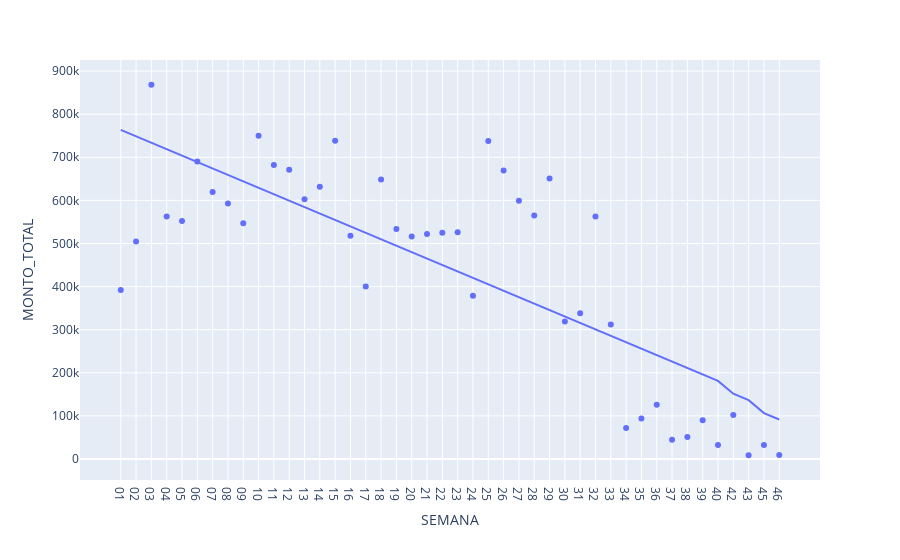

The code cell stored with this chart in its notebook:
### Code cell
monto_fig = px.scatter(monto_semanal, x=monto_semanal['SEMANA'], y=monto_semanal['MONTO_TOTAL'], trendline="ols")
monto_fig

### Figure 1 — Plotly figure (JSON) as saved in the notebook; plotly's stock layout.template omitted (floating-point values rounded to 4 significant figures)
{"data": [{"hovertemplate": "SEMANA=%{x}<br>MONTO_TOTAL=%{y}<extra></extra>", "legendgroup": "", "marker": {"color": "#636efa", "symbol": "circle"}, "mode": "markers", "name": "", "orientation": "v", "showlegend": false, "type": "scatter", "x": ["01", "02", "03", "04", "05", "06", "07", "08", "09", "10", "11", "12", "13", "14", "15", "16", "17", "18", "19", "20", "21", "22", "23", "24", "25", "26", "27", "28", "29", "30", "31", "32", "33", "34", "35", "36", "37", "38", "39", "40", "42", "43", "45", "46"], "xaxis": "x", "y": [392360, 504777, 868290, 562862, 552004, 690262, 619224, 592973, 546996, 749845, 681988, 671347, 602574, 631639, 738230, 517893, 400467, 648236, 533635, 516226, 521987, 524752, 525840, 378609, 737521, 669576, 599317, 564796, 650696, 318924, 337984, 562643, 311880, 71802, 94102, 125834, 45037, 51066, 90086, 32329, 101886, 8790, 32615, 9330], "yaxis": "y"}, {"hovertemplate": "<b>OLS trendline</b><br>MONTO_TOTAL = -14933.5 * SEMANA + 778703<br>R<sup>2</sup>=0.610881<br><br>SEMANA=%{x}<br>MONTO_TOTAL=%{y} <b>(trend)</b><extra></extra>", "legendgroup": "", "marker": {"color": "#636efa", "symbol": "circle"}, "mode": "lines", "name": "", "showlegend": false, "type": "scatter", "x": ["01", "02", "03", "04", "05", "06", "07", "08", "09", "10", "11", "12", "13", "14", "15", "16", "17", "18", "19", "20", "21", "22", "23", "24", "25", "26", "27", "28", "29", "30", "31", "32", "33", "34", "35", "36", "37", "38", "39", "40", "42", "43", "45", "46"], "xaxis": "x", "y": [763800.0, 748800.0, 733900.0, 719000.0, 704000.0, 689100.0, 674200.0, 659200.0, 644300.0, 629400.0, 614400.0, 599500.0, 584600.0, 569600.0, 554700.0, 539800.0, 524800.0, 509900.0, 495000.0, 480000.0, 465100.0, 450200.0, 435200.0, 420300.0, 405400.0, 390400.0, 375500.0, 360600.0, 345600.0, 330700.0, 315800.0, 300800.0, 285900.0, 271000.0, 256000.0, 241100.0, 226200.0, 211200.0, 196300.0, 181400.0, 151500.0, 136600.0, 106700.0, 91760.0], "yaxis": "y"}], "layout": {"legend": {"tracegroupgap": 0}, "margin": {"t": 60}, "xaxis": {"anchor": "y", "domain": [0, 1], "title": {"text": "SEMANA"}}, "yaxis": {"anchor": "x", "domain": [0, 1], "title": {"text": "MONTO_TOTAL"}}}}
